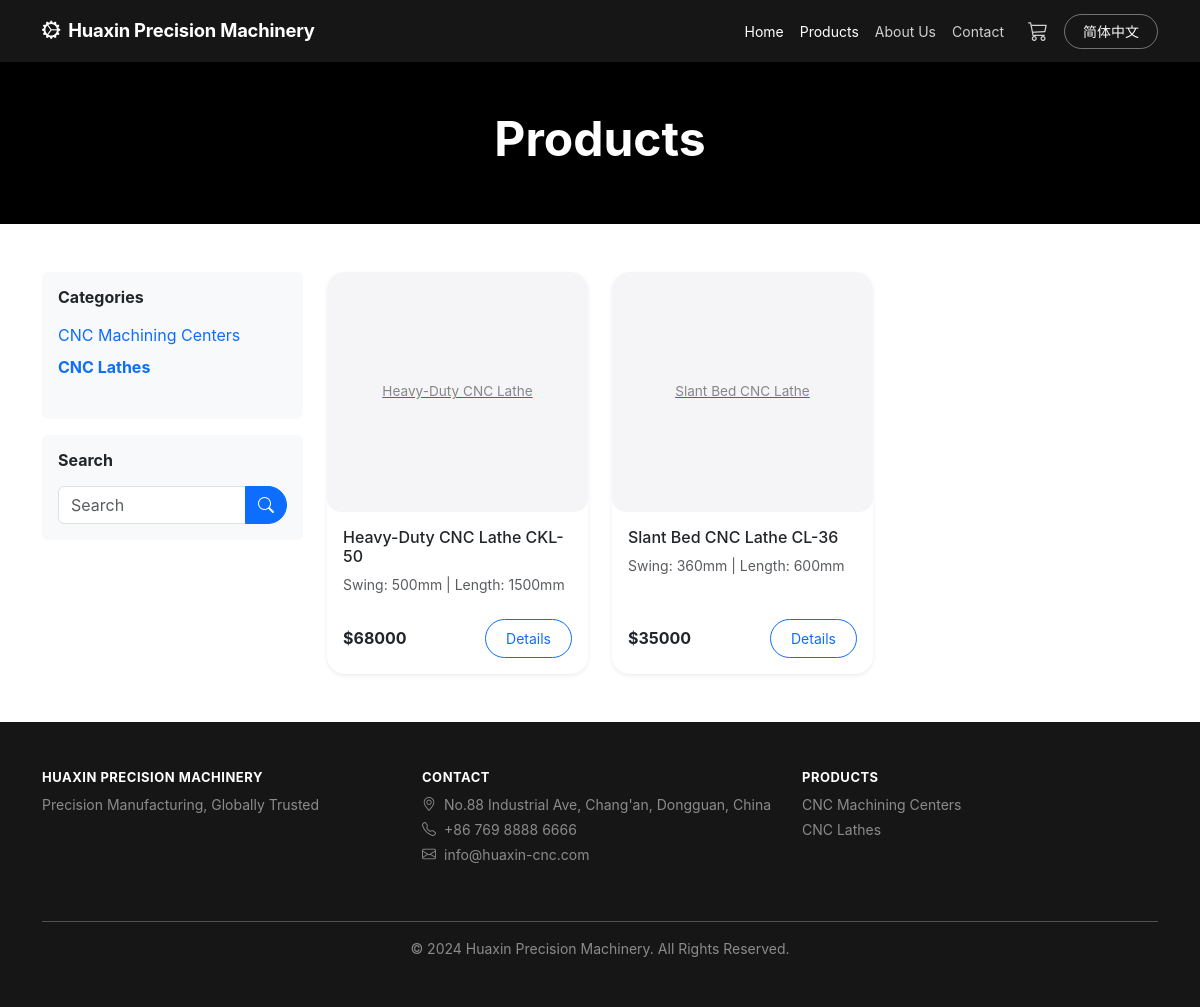
Page /en/products/?category=lathe on the committed database.
### shop/models.py (models this page shows, shortened)
class Category(models.Model):
    name_zh = models.CharField(_("Name (Chinese)"), max_length=100)
    name_en = models.CharField(_("Name (English)"), max_length=100)
    slug = models.SlugField(unique=True)
    image = models.ImageField(_("Category Image"), upload_to="categories/", blank=True)
    order = models.IntegerField(_("Order"), default=0)
    is_active = models.BooleanField(_("Active"), default=True)
    created_at = models.DateTimeField(auto_now_add=True)
    class Meta:
        verbose_name = _("Category")
        verbose_name_plural = _("Categories")
        ordering = ["order", "id"]

class Product(models.Model):
    category = models.ForeignKey(
        Category, on_delete=models.CASCADE,
        related_name="products", verbose_name=_("Category")
    )
    name_zh = models.CharField(_("Name (Chinese)"), max_length=200)
    name_en = models.CharField(_("Name (English)"), max_length=200)
    slug = models.SlugField(unique=True)
    image = models.ImageField(_("Main Image"), upload_to="products/", blank=True)
    specs_zh = models.TextField(_("Specs (Chinese)"), blank=True)
    specs_en = models.TextField(_("Specs (English)"), blank=True)
    desc_zh = models.TextField(_("Description (Chinese)"), blank=True)
    desc_en = models.TextField(_("Description (English)"), blank=True)
    price = models.DecimalField(_("Price"), max_digits=10, decimal_places=2)
    stock = models.IntegerField(_("Stock"), default=0)
    is_featured = models.BooleanField(_("Featured"), default=False)
    is_active = models.BooleanField(_("Active"), default=True)
    created_at = models.DateTimeField(auto_now_add=True)
    updated_at = models.DateTimeField(auto_now=True)
    class Meta:
        verbose_name = _("Product")
        verbose_name_plural = _("Products")
        ordering = ["-created_at"]
        indexes = [
            models.Index(fields=["slug"]),
            models.Index(fields=["is_featured", "is_active"]),
        ]

### shop/views.py (the view)
# urls.py: path("products/", views.ProductListView.as_view(), name="product_list"),
class ProductListView(View):
    def get(self, request):
        products = Product.objects.filter(is_active=True).select_related("category")
        category_slug = request.GET.get("category")
        search_query = request.GET.get("q", "").strip()
        if category_slug:
            products = products.filter(category__slug=category_slug)
        if search_query:
            lang = get_language()
            if lang and lang.startswith("zh"):
                products = products.filter(name_zh__icontains=search_query)
            else:
                products = products.filter(name_en__icontains=search_query)
        categories = Category.objects.filter(is_active=True)
        current_category = None
        if category_slug:
            current_category = Category.objects.filter(slug=category_slug).first()
        return render(request, "shop/product_list.html", {
            "products": products,
            "categories": categories,
            "current_category": current_category,
            "search_query": search_query,
        })

### shop/cart.py (called while the page is built)
def get_cart(request):
    if hasattr(request, "_cart"):
        return request._cart
    session_id = request.session.get("cart_id")
    if not session_id:
        session_id = str(uuid.uuid4())
        request.session["cart_id"] = session_id
        request.session.set_expiry(60 * 60 * 24 * 7)
        cart = Cart.objects.create(session_id=session_id)
    else:
        cart, _created = Cart.objects.get_or_create(session_id=session_id)
    request._cart = cart
    return cart

### shop/context_processors.py (called while the page is built)
def global_settings(request):
    categories = Category.objects.filter(is_active=True).order_by("order")
    cart = get_cart(request)
    return {
        "site_categories": categories,
        "cart_count": cart.item_count(),
        "cart_total": cart.total(),
    }

### shop/models.py (called while the page is built)
    def total(self):
        return sum(item.subtotal() for item in self.items.all())

    def item_count(self):
        return sum(item.quantity for item in self.items.all())

### templates/shop/product_list.html (shortened to what this page needs)
{% extends "base.html" %}{% load i18n %}
{% block content %}
<section class="page-header py-5"><div class="container text-center text-white"><h1 class="display-5 fw-bold">{% trans "Products" %}</h1></div></section>
<section class="py-5"><div class="container"><div class="row">
<div class="col-lg-3 mb-4"><div class="card border-0 bg-light p-3"><h6 class="fw-bold mb-3">{% trans "Categories" %}</h6>
<ul class="list-unstyled">{% for cat in categories %}<li class="mb-2"><a href="{% url 'shop:product_list' %}?category={{ cat.slug }}" class="text-decoration-none {% if current_category.slug == cat.slug %}fw-bold text-primary{% endif %}">
{% get_current_language as LANG %}{% if LANG == 'zh-hans' %}{{ cat.name_zh }}{% else %}{{ cat.name_en }}{% endif %}</a></li>{% endfor %}</ul></div>
<div class="card border-0 bg-light p-3 mt-3"><h6 class="fw-bold mb-3">{% trans "Search" %}</h6><form method="get">
<div class="input-group"><input type="text" name="q" class="form-control" value="{{ search_query }}" placeholder="{% trans 'Search' %}"><button class="btn btn-primary" type="submit"><i class="bi bi-search"></i></button></div></form></div></div>
<div class="col-lg-9"><div class="row g-4">{% for p in products %}<div class="col-md-4 col-6"><div class="card h-100 border-0 shadow-sm product-card">
<a href="{% url 'shop:product_detail' slug=p.slug %}"><div class="card-img-wrapper">
{% if p.image %}<img src="{{ p.image.url }}" class="card-img-top" alt="{{ p.name_en }}" data-fallback="{{ p.name_en }}">{% else %}<div class="product-img-fallback">{{ p.name_en|slice:":20" }}</div>{% endif %}</div></a>
<div class="card-body d-flex flex-column">
{% get_current_language as LANG %}<h6 class="card-title">{% if LANG == 'zh-hans' %}{{ p.name_zh }}{% else %}{{ p.name_en }}{% endif %}</h6>
<p class="text-muted small flex-grow-1">{{ p.specs_en|default:""|slice:":60" }}{% if p.specs_en|length > 60 %}...{% endif %}</p>
<div class="d-flex justify-content-between align-items-center mt-2"><span class="text-accent fw-bold">${{ p.price|floatformat:0 }}</span>
<a href="{% url 'shop:product_detail' slug=p.slug %}" class="btn btn-outline-primary btn-sm">{% trans "Details" %}</a></div>
</div></div></div>{% empty %}<div class="col-12 text-center py-5"><p class="text-muted">{% trans "No products found." %}</p></div>{% endfor %}</div></div></div></div></section>{% endblock %}

### templates/base.html (shortened to what this page needs)
{% load static %}{% load i18n %}<!doctype html>
<html lang="{{ LANGUAGE_CODE }}">
<head>
    <link href="https://cdn.jsdelivr.net/npm/bootstrap@5.3.3/dist/css/bootstrap.min.css" rel="stylesheet">
    <link rel="stylesheet" href="https://cdn.jsdelivr.net/npm/bootstrap-icons@1.11.3/font/bootstrap-icons.min.css">
    <link rel="stylesheet" href="{% static 'css/style.css' %}">
</head>
<body>
<nav class="navbar navbar-expand-lg navbar-dark sticky-top"><div class="container">
<a class="navbar-brand fw-bold" href="{% url 'shop:home' %}"><i class="bi bi-gear-wide-connected me-2"></i>{% trans "Huaxin Precision Machinery" %}</a>
<div class="collapse navbar-collapse" id="navbarNav"><ul class="navbar-nav ms-auto align-items-lg-center">
<li class="nav-item"><a class="nav-link" href="{% url 'shop:home' %}">{% trans "Home" %}</a></li>
<li class="nav-item"><a class="nav-link" href="{% url 'shop:product_list' %}">{% trans "Products" %}</a></li>
<li class="nav-item"><a class="nav-link" href="{% url 'shop:about' %}">{% trans "About Us" %}</a></li>
<li class="nav-item"><a class="nav-link" href="{% url 'shop:contact' %}">{% trans "Contact" %}</a></li>
<li class="nav-item ms-lg-2"><a class="nav-link position-relative" href="{% url 'shop:cart' %}"><i class="bi bi-cart3 fs-5"></i></a></li>
<li class="nav-item ms-lg-2">{% get_current_language as CUR %}{% if CUR == 'en' %}<a class="btn btn-outline-light btn-sm" href="/zh-hans{{ request.get_full_path|slice:'3:' }}">简体中文</a>{% else %}<a class="btn btn-outline-light btn-sm" href="/en{{ request.get_full_path|slice:'8:' }}">English</a>{% endif %}</li>
</ul></div></div></nav>
<main>{% block content %}{% endblock %}</main>
<footer class="footer text-white py-5 mt-auto"><div class="container"><div class="row">
<div class="col-md-4 mb-4"><h6 class="fw-bold">{% trans "Huaxin Precision Machinery" %}</h6><p class="small text-white-50">{% trans "Precision Manufacturing, Globally Trusted" %}</p></div>
<div class="col-md-4 mb-4"><h6 class="fw-bold">{% trans "Contact" %}</h6><ul class="list-unstyled small text-white-50"><li class="mb-1"><i class="bi bi-geo-alt me-2"></i>{% trans "No.88 Industrial Ave, Chang'an, Dongguan, China" %}</li><li class="mb-1"><i class="bi bi-telephone me-2"></i>+86 769 8888 6666</li><li class="mb-1"><i class="bi bi-envelope me-2"></i>info@huaxin-cnc.com</li></ul></div>
<div class="col-md-4 mb-4"><h6 class="fw-bold">{% trans "Products" %}</h6><ul class="list-unstyled small text-white-50">{% for cat in site_categories %}<li class="mb-1">{% get_current_language as LANG %}{% if LANG == 'zh-hans' %}{{ cat.name_zh }}{% else %}{{ cat.name_en }}{% endif %}</li>{% endfor %}</ul></div>
</div><hr class="border-white-50"><p class="text-center small text-white-50 mb-0">&copy; 2024 {% trans "Huaxin Precision Machinery" %}. {% trans "All Rights Reserved." %}</p></div></footer>
</body></html>

### static/css/style.css (style rules this page uses)
:root { --nav-bg: #161617; --hero-bg: #000000; --text-primary: #1d1d1f; --text-secondary: #86868b; --link-color: #0071e3; --link-hover: #0064d2; --bg-light: #f5f5f7; --bg-white: #ffffff; --border-color: #d2d2d7; --shadow-sm: 0 2px 8px rgba(0,0,0,0.06); --shadow-md: 0 4px 20px rgba(0,0,0,0.10); --radius-card: 18px; --radius-md: 14px; --radius-pill: 980px; --transition: 0.3s cubic-bezier(0.25, 0.1, 0.25, 1); }
body { font-family: -apple-system,'SF Pro Display','Helvetica Neue','PingFang SC','Microsoft YaHei',sans-serif; color: var(--text-primary); display: flex; flex-direction: column; min-height: 100vh; -webkit-font-smoothing: antialiased; }
main { flex: 1; }
.navbar { background: var(--nav-bg) !important; min-height: 52px; backdrop-filter: blur(20px); -webkit-backdrop-filter: blur(20px); }
.navbar-brand { font-size: 1.15rem; letter-spacing: -.2px; }
.navbar .nav-link { font-size: .875rem; color: rgba(255,255,255,.8) !important; transition: var(--transition); }
.navbar .nav-link:hover,.navbar .nav-link.active { color: #fff !important; }
.page-header { background: var(--hero-bg); padding: 80px 0 60px; }
.btn-outline-primary { border-radius: var(--radius-pill); padding: 8px 20px; }
.btn-outline-light { border-radius: var(--radius-pill); padding: 6px 18px; border-color: rgba(255,255,255,.4); }
.btn-primary { border-radius: var(--radius-pill); }
.product-card,.category-card,.feature-card { transition: transform var(--transition),box-shadow var(--transition); border-radius: var(--radius-card); overflow: hidden; background: var(--bg-white); }
.card-img-wrapper { height: 240px; overflow: hidden; display: flex; align-items: center; justify-content: center; background: var(--bg-light); border-radius: var(--radius-md); margin: 0; padding: 1rem; }
.product-img-fallback { width: 100%; height: 100%; display: flex; align-items: center; justify-content: center; color: var(--text-secondary); font-size: .85rem; background: var(--bg-light); border-radius: var(--radius-md); }
.footer { background: var(--nav-bg); color: var(--text-secondary); padding: 60px 0 30px; }
.footer h6 { color: #fff; font-size: .8125rem; text-transform: uppercase; letter-spacing: .5px; }

### rows in the picture
Category: name_en "CNC Machining Centers"
Category: name_en "CNC Lathes"
Product: name_en "Heavy-Duty CNC Lathe", name_en "Heavy-Duty CNC Lathe CKL-50", specs_en "Swing: 500mm | Length: 1500mm", price "68000"
Product: name_en "Slant Bed CNC Lathe", name_en "Slant Bed CNC Lathe CL-36", specs_en "Swing: 360mm | Length: 600mm", price "35000"
